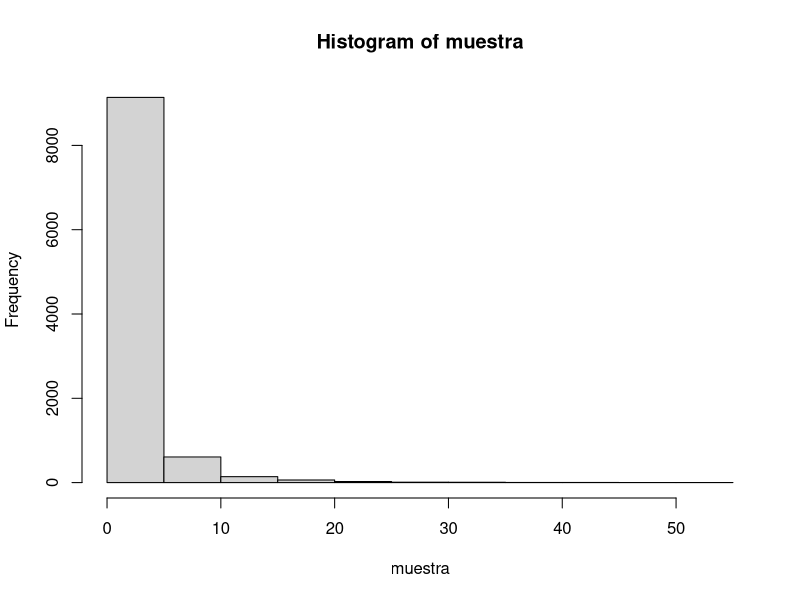
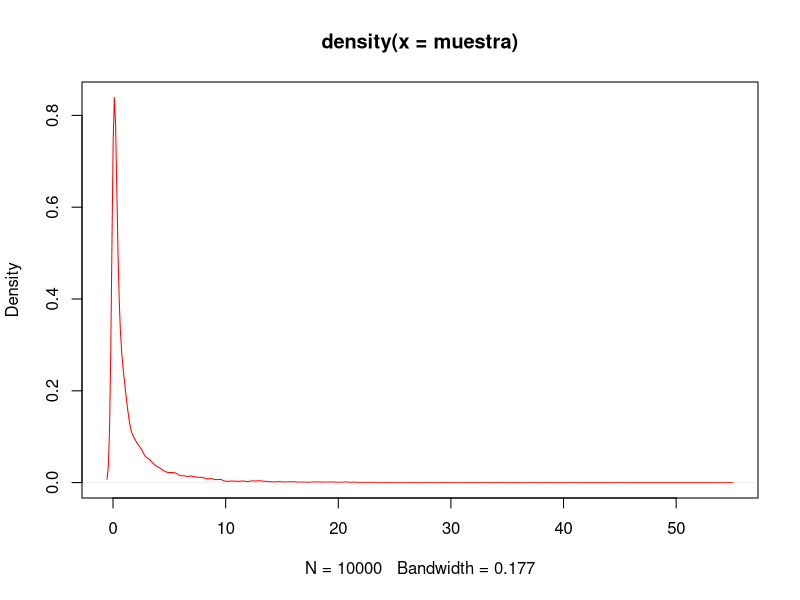

Write R code to recreate these figures, in order.
# ===================================== Metodo de Monte Carlos ============================== #

# Este metodo consiste en representar la solucion analitica por medio de 
          # la estimacion de un parametro poblacional y esta a su vez, sus solucion es 
              # usando una m.a.


                  # Ejemplo 1: Estimacion de la funcion Gamma...

# Parametro:
alpha = 2.8       # parametro de la Gamma lo denotamos por alpha
n = 10000         # tamaño de la muestra

# Veamos el Algoritmo....
EMC_gamma = function(n,alpha)
{
  # Generando la muestra aletoria de tamano n de una exponencial de parametro 1
  expo = rexp(n,1)
  
  # Evaluando la muestra en la funcion: g(x) = x^(alpha-1)
  muestra = (expo)^(alpha-1)
  
  # Calcular el estimador de MC
  emc = mean(muestra)
  
  # Calcular el error 
  ds = sd(muestra)
  
  return(list(muestra = muestra,est = emc,ds=ds))
  
}

# Veamos los resultados:
datos_gamma_alpha = EMC_gamma(n,alpha)
datos_gamma_alpha$est
datos_gamma_alpha$ds

# ========================================================================================== #

# ===================== Intervalo de confianza de la muestra aleatoria ===================== #

# Parametro:
# Necesitamos una muestra
# necesitamos un nivel de confianza

ICMM = function(muestra,nivcon)
{
  # Establecemos la media, varianza y tamano de la m.a.
  est = mean(muestra)
  vari = var(muestra)
  n = length(muestra)
  
  # Creamos una vector con 2 entradas
  ic = numeric(2)
  
  # Entrada 1: Limite inferior
  ic[1] = est-nivcon*sqrt(vari)/sqrt(n)
  
  # Entrada 2: Limite Superior
  ic[2] = est+nivcon*sqrt(vari)/sqrt(n)
  
  return(ic)
}

# Veamos el intervalo de confianza de la m.a. que hemos generado:

nivcon = 1.96     # nivel de confianza
muestra = datos_gamma_alpha$muestra   #m.a.

mean(muestra)   # como es la media de la m.a.
ICMM(muestra,nivcon)    # generemos el intervalo de confianza


# Desarrollemos algunas graficas para visuazalir mejor nuestro resultados
quantile(muestra,probs = c(0.025,0.975))
hist(muestra)
plot(density(muestra),col="red")

# ========================================================================================== #

# ============================ Optimizacion de la Varianza en un MC ======================== #


# optimizacion monte carlo

#tamano de la muestra

n=10


# funcion a optimizar
fh=function(x,y)
{
  fv=((x*sin(20*y)+y*sin(20*x))^2)*cosh(x*sin(10*x))+((x*cos(10*y)-y*sin(10*x))^2)*cosh(y*cos(20*y))
  
  return(fv)
}

# genera la muestra

fgm_opt=function(n)
{
  u1=runif(n,-1,1)
  u2=runif(n,-1,1)
  muestra=rbind(u1,u2)
  return(muestra)
}
fgm_opt(n)

#encontrar el maximo y minimo

min_max=function(n)
{
  
  muestra=fgm_opt(n)
  x=muestra[1,]
  y=muestra[2,]
  res=fh(x,y)
  maxi=max(res)
  mini=min(res)
  
  return(list(min=mini,max=maxi))
  
}
min_max(10)


ICMM=function(muestra,nivcon){
  est = mean(muestra)
  vari = var(muestra)
  n = length(muestra)
  ic = numeric(2)
  ic[1] = est-nivcon*sqrt(vari)/sqrt(n)
  ic[2] = est+nivcon*sqrt(vari)/sqrt(n)
  return(ic)
}
